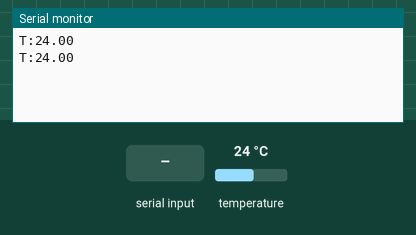
This sketch was run on a simulated Arduino Uno, built with avr-gcc and run on an emulated ATmega328P. Parts: the last lines printed to the serial monitor. Inputs (shaded band) come from the test bench; at power-on: temperature 24 °C. The modem accepts every AT command (registered, SIM ready, sends succeed) and sends nothing else.

Above: at 2.8 s.
2.9 s: temperature set to 26 °C
At 5.6 s:
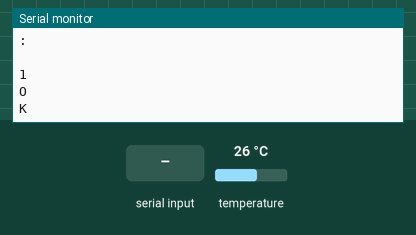
6.5 s: "0" received over the second serial link
At 8.1 s:
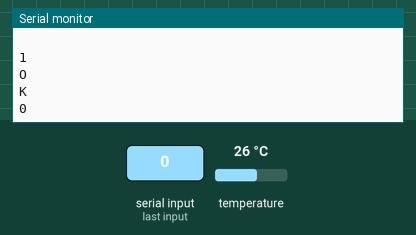
8.3 s: "2" received over the second serial link
At 9.5 s:
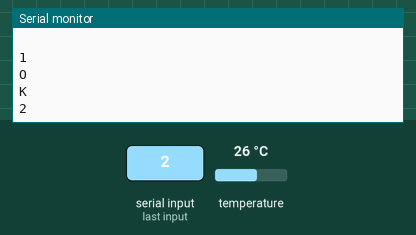
10.1 s: temperature set to 12 °C
At 12.7 s:
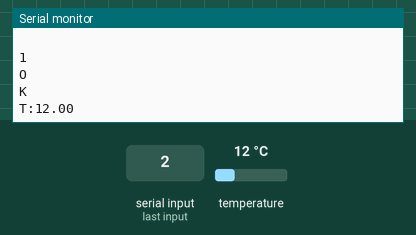
Timing chart, 0 to 12.9 s (numbered marks = the images above; inputs shaded):
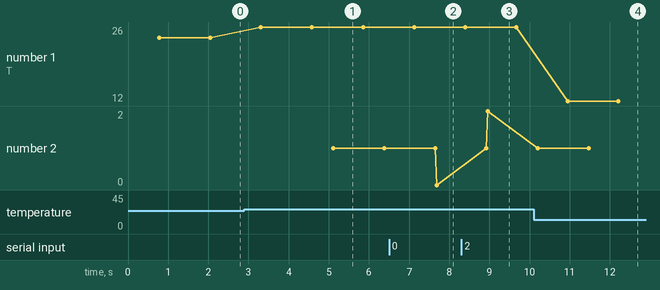

The sketch:

Temperature_Alarm.ino
```cpp
// 引入库
#include <SoftwareSerial.h>
#include <OneWire.h>
#include <DallasTemperature.h>

// 创建软串口对象，使用A5作为RX引脚接收数据，A4作为TX引脚发送数据
SoftwareSerial mySerial(A5, A4);

// 定义变量用于存储从语音模块接收到的单个字符
char Voice_Control = '\0';  // 初始化为空字符，比空字符串更合适


// 定义传感器连接的引脚号
int DS18b20Pin = 3;

OneWire DS18B20_Sensor(DS18b20Pin);
DallasTemperature DS18B20(&DS18B20_Sensor);

/*
 函数功能：通过串口发送具有固定帧格式的数据包
 数据包格式：帧头(0xAA 0x55) + 消息号数据 + 数据1 + 数据2 + 帧尾(0x55 0xAA)

 输入参数说明：
  ---Message_Number ：消息号，用于标识命令类型   <必需填写>
  ---data1 ：第一个数据参数  <如果没有数据就输入0>
  ---data2 ：第二个数据参数  <如果没有数据就输入0>
 */
void Uart_SendCmd(int Message_Number, int data1, int data2) {
  // 发送帧头：固定字节0xAA和0x55，用于标识数据包的开始
  mySerial.write(0XAA);
  mySerial.write(0X55);

  // 发送消息号，标识具体的命令类型
  mySerial.write(Message_Number);

  // 发送两个数据参数
  mySerial.write(data1);
  mySerial.write(data2);

  // 发送帧尾：固定字节0x55和0xAA，用于标识数据包的结束
  mySerial.write(0X55);
  mySerial.write(0XAA);
}

void setup() {
  // 初始化硬件串口，用于调试和监控，波特率9600
  Serial.begin(9600);

  // 初始化软串口，用于与语音模块通信，波特率9600
  mySerial.begin(9600);
  //初始化DS18B20
  DS18B20.begin();
}

void loop() {
  //读取18B20传感器数据
  DS18B20.requestTemperatures();
  float Temp = DS18B20.getTempCByIndex(0);
  Serial.println("T:" + String(Temp));
  delay(500);
  // 持续检查软串口是否有来自语音模块的数据
  while (mySerial.available()) {
    // 读取一个字节的数据
    Voice_Control = mySerial.read();

    // 将接收到的数据通过硬件串口输出，便于调试和监控
    Serial.println(Voice_Control);
  }

  //判断温度是否大于25摄氏度
  if (Temp > 25) {
    //发送消息号9以及温度数据
    Uart_SendCmd(9, Temp, 0);
  }
}
```

Measured:
- after the input at 2.9 s, the serial monitor: prints a new line after 0.41 s (image 1)
- after the input at 6.5 s, the serial monitor: prints a new line after 1.2 s (image 2)
- after the input at 8.3 s, the serial monitor: prints a new line after 0.66 s (image 3)
- after the input at 10.1 s, the serial monitor: prints a new line after 0.85 s (image 4)
- plotted number 1: 24 → 26 after the input at 2.9 s, 26 → 12 after the input at 10.1 s
- plotted number 2: 1 → 0 after the input at 6.5 s, 0 → 2 after the input at 8.3 s
